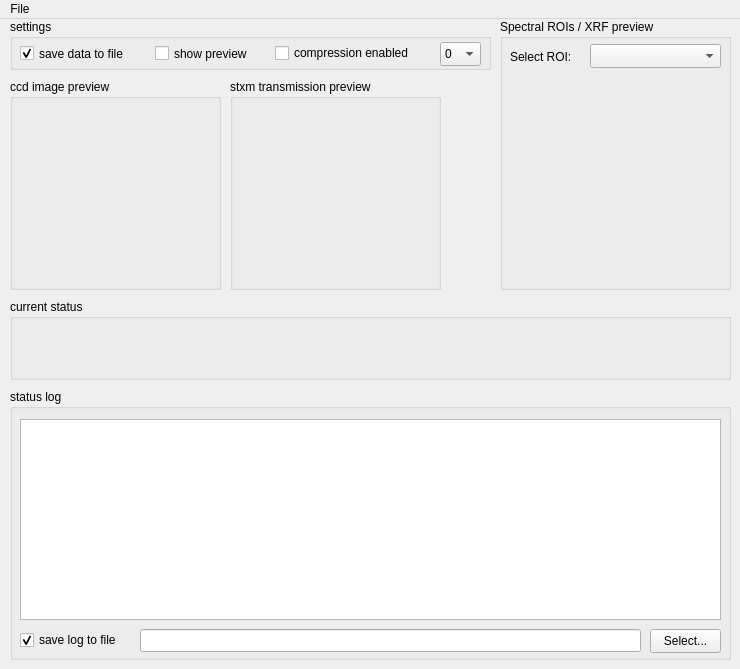
<?xml version="1.0" encoding="UTF-8"?>
<ui version="4.0">
 <class>MainWindow</class>
 <widget class="QMainWindow" name="MainWindow">
  <property name="geometry">
   <rect>
    <x>0</x>
    <y>0</y>
    <width>740</width>
    <height>669</height>
   </rect>
  </property>
  <property name="sizePolicy">
   <sizepolicy hsizetype="Fixed" vsizetype="Fixed">
    <horstretch>0</horstretch>
    <verstretch>0</verstretch>
   </sizepolicy>
  </property>
  <property name="windowTitle">
   <string>AnImaX data sink</string>
  </property>
  <widget class="QWidget" name="centralwidget">
   <widget class="QLabel" name="label_2">
    <property name="geometry">
     <rect>
      <x>560</x>
      <y>480</y>
      <width>62</width>
      <height>17</height>
     </rect>
    </property>
    <property name="text">
     <string/>
    </property>
   </widget>
   <widget class="QGroupBox" name="groupBox">
    <property name="geometry">
     <rect>
      <x>10</x>
      <y>0</y>
      <width>481</width>
      <height>51</height>
     </rect>
    </property>
    <property name="title">
     <string>settings</string>
    </property>
    <widget class="QCheckBox" name="chbPreview">
     <property name="geometry">
      <rect>
       <x>145</x>
       <y>23</y>
       <width>121</width>
       <height>23</height>
      </rect>
     </property>
     <property name="text">
      <string>show preview</string>
     </property>
    </widget>
    <widget class="QCheckBox" name="chbSaveData">
     <property name="geometry">
      <rect>
       <x>10</x>
       <y>23</y>
       <width>131</width>
       <height>23</height>
      </rect>
     </property>
     <property name="text">
      <string>save data to file</string>
     </property>
     <property name="checked">
      <bool>true</bool>
     </property>
    </widget>
    <widget class="QCheckBox" name="chbCompressionEnabled">
     <property name="enabled">
      <bool>true</bool>
     </property>
     <property name="geometry">
      <rect>
       <x>265</x>
       <y>23</y>
       <width>161</width>
       <height>22</height>
      </rect>
     </property>
     <property name="text">
      <string>compression enabled</string>
     </property>
     <property name="checkable">
      <bool>true</bool>
     </property>
    </widget>
    <widget class="QComboBox" name="cmbCompressionLevel">
     <property name="enabled">
      <bool>true</bool>
     </property>
     <property name="geometry">
      <rect>
       <x>430</x>
       <y>23</y>
       <width>41</width>
       <height>24</height>
      </rect>
     </property>
     <property name="editable">
      <bool>false</bool>
     </property>
     <item>
      <property name="text">
       <string>0</string>
      </property>
     </item>
     <item>
      <property name="text">
       <string>1</string>
      </property>
     </item>
     <item>
      <property name="text">
       <string>2</string>
      </property>
     </item>
     <item>
      <property name="text">
       <string>3</string>
      </property>
     </item>
     <item>
      <property name="text">
       <string>4</string>
      </property>
     </item>
     <item>
      <property name="text">
       <string>5</string>
      </property>
     </item>
     <item>
      <property name="text">
       <string>6</string>
      </property>
     </item>
     <item>
      <property name="text">
       <string>7</string>
      </property>
     </item>
     <item>
      <property name="text">
       <string>8</string>
      </property>
     </item>
     <item>
      <property name="text">
       <string>9</string>
      </property>
     </item>
    </widget>
   </widget>
   <widget class="QGroupBox" name="groupBox_2">
    <property name="geometry">
     <rect>
      <x>10</x>
      <y>60</y>
      <width>211</width>
      <height>211</height>
     </rect>
    </property>
    <property name="title">
     <string>ccd image preview</string>
    </property>
    <widget class="QLabel" name="imagepreview">
     <property name="geometry">
      <rect>
       <x>10</x>
       <y>30</y>
       <width>191</width>
       <height>171</height>
      </rect>
     </property>
     <property name="text">
      <string/>
     </property>
    </widget>
   </widget>
   <widget class="QGroupBox" name="groupBox_3">
    <property name="geometry">
     <rect>
      <x>230</x>
      <y>60</y>
      <width>211</width>
      <height>211</height>
     </rect>
    </property>
    <property name="title">
     <string>stxm transmission preview</string>
    </property>
    <widget class="QLabel" name="imagepreview_2">
     <property name="geometry">
      <rect>
       <x>10</x>
       <y>30</y>
       <width>191</width>
       <height>171</height>
      </rect>
     </property>
     <property name="text">
      <string/>
     </property>
    </widget>
   </widget>
   <widget class="QGroupBox" name="groupBox_4">
    <property name="geometry">
     <rect>
      <x>10</x>
      <y>370</y>
      <width>721</width>
      <height>271</height>
     </rect>
    </property>
    <property name="title">
     <string>status log</string>
    </property>
    <widget class="QListWidget" name="lstStatusLog">
     <property name="geometry">
      <rect>
       <x>10</x>
       <y>30</y>
       <width>701</width>
       <height>201</height>
      </rect>
     </property>
    </widget>
    <widget class="QCheckBox" name="chbSaveLogToFile">
     <property name="geometry">
      <rect>
       <x>10</x>
       <y>240</y>
       <width>121</width>
       <height>22</height>
      </rect>
     </property>
     <property name="text">
      <string>save log to file</string>
     </property>
     <property name="checked">
      <bool>true</bool>
     </property>
    </widget>
    <widget class="QLineEdit" name="txtLogFileName">
     <property name="geometry">
      <rect>
       <x>130</x>
       <y>240</y>
       <width>501</width>
       <height>23</height>
      </rect>
     </property>
    </widget>
    <widget class="QPushButton" name="cmdSelectLogFile">
     <property name="geometry">
      <rect>
       <x>640</x>
       <y>240</y>
       <width>71</width>
       <height>24</height>
      </rect>
     </property>
     <property name="text">
      <string>Select...</string>
     </property>
    </widget>
   </widget>
   <widget class="QGroupBox" name="groupBox_5">
    <property name="geometry">
     <rect>
      <x>10</x>
      <y>280</y>
      <width>721</width>
      <height>81</height>
     </rect>
    </property>
    <property name="title">
     <string>current status</string>
    </property>
    <widget class="QLabel" name="lblStatus">
     <property name="geometry">
      <rect>
       <x>10</x>
       <y>30</y>
       <width>651</width>
       <height>20</height>
      </rect>
     </property>
     <property name="text">
      <string/>
     </property>
    </widget>
    <widget class="QLabel" name="lblFilename">
     <property name="geometry">
      <rect>
       <x>10</x>
       <y>50</y>
       <width>651</width>
       <height>20</height>
      </rect>
     </property>
     <property name="text">
      <string/>
     </property>
    </widget>
   </widget>
   <widget class="QGroupBox" name="grbROIs">
    <property name="geometry">
     <rect>
      <x>500</x>
      <y>0</y>
      <width>231</width>
      <height>271</height>
     </rect>
    </property>
    <property name="title">
     <string>Spectral ROIs / XRF preview</string>
    </property>
    <widget class="QLabel" name="label">
     <property name="geometry">
      <rect>
       <x>10</x>
       <y>30</y>
       <width>81</width>
       <height>16</height>
      </rect>
     </property>
     <property name="text">
      <string>Select ROI:</string>
     </property>
    </widget>
    <widget class="QComboBox" name="cmbROISelect">
     <property name="geometry">
      <rect>
       <x>90</x>
       <y>25</y>
       <width>131</width>
       <height>24</height>
      </rect>
     </property>
    </widget>
    <widget class="QLabel" name="lblROIPreview">
     <property name="geometry">
      <rect>
       <x>10</x>
       <y>70</y>
       <width>211</width>
       <height>191</height>
      </rect>
     </property>
     <property name="text">
      <string/>
     </property>
    </widget>
   </widget>
  </widget>
  <widget class="QMenuBar" name="menubar">
   <property name="geometry">
    <rect>
     <x>0</x>
     <y>0</y>
     <width>740</width>
     <height>21</height>
    </rect>
   </property>
   <widget class="QMenu" name="menuFile">
    <property name="title">
     <string>File</string>
    </property>
    <addaction name="actionClose"/>
   </widget>
   <addaction name="menuFile"/>
  </widget>
  <action name="actionClose">
   <property name="text">
    <string>Close</string>
   </property>
  </action>
 </widget>
 <resources/>
 <connections/>
</ui>
